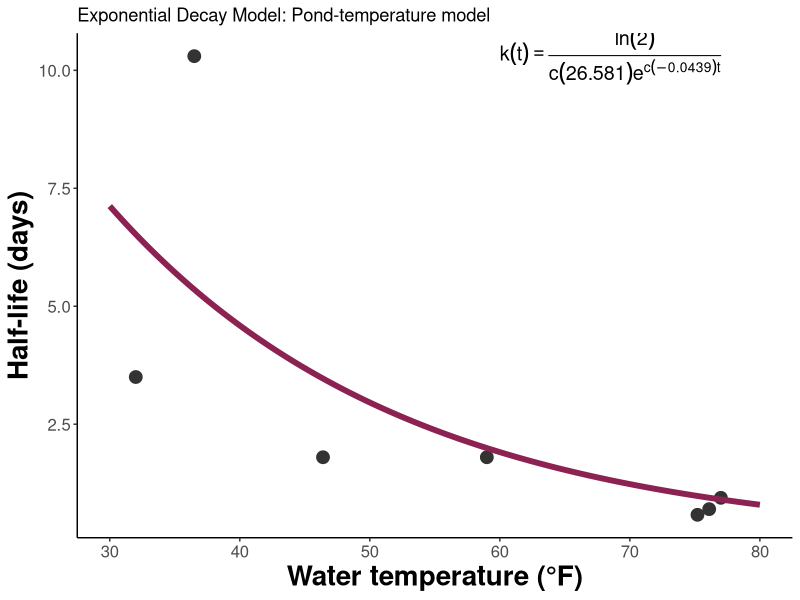
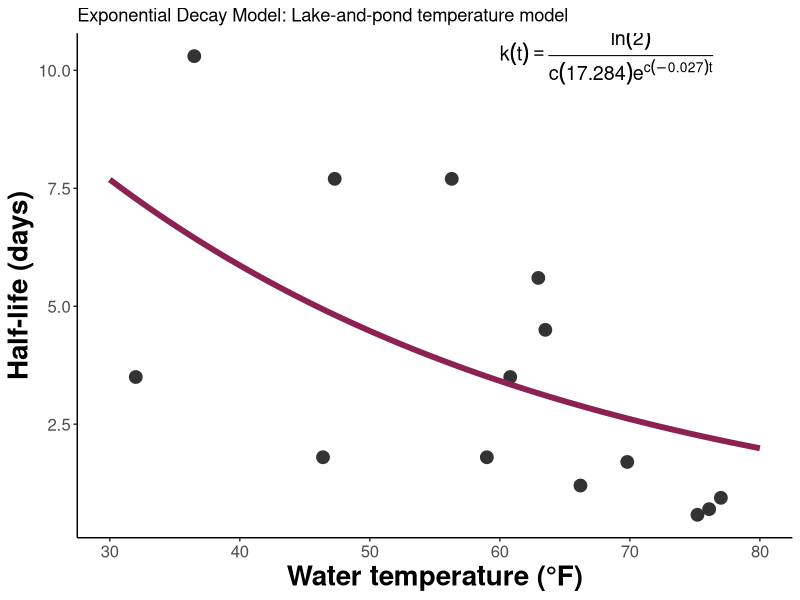

The R script that drew these images, in order:
###############################################################################
# Decay-Curve Development: Exponential-Decay Models
# Author: Steven M. Gurney
# Last updated: 10 DEC 2025
#
# Purpose:
#   • Fit temperature–half-life exponential decay models for two datasets:
#       (1) Pond-temperature model
#       (2) Lake-and-pond temperature model
#   • Generate plots and decay predictions for scenario modeling
###############################################################################

# 📦 Load Required Packages ----------------------------------------------------
library(ggplot2)
library(dplyr)

# =============================================================================
# 📁 1. Load & Prepare Cross-Study Data
# =============================================================================

df <- read.csv("Cross_Study_Data.csv")

# Inspect dataset (optional)
print(df)

# =============================================================================
# 🧮 2. Function to Fit Exponential Decay Model
# =============================================================================
# Model: half_life = a * exp(b * temp)

fit_decay_model <- function(data_subset, label_suffix) {
  
  message("\n--- Running model: ", label_suffix, " ---")
  
  # Fit nonlinear exponential model
  nls_model <- nls(
    half_life_days ~ a * exp(b * temp_f),
    data  = data_subset,
    start = list(a = 10, b = -0.05)
  )
  
  # Extract parameters
  coef_vals <- coef(nls_model)
  a <- round(coef_vals["a"], 3)
  b <- round(coef_vals["b"], 4)
  
  # Print equations
  cat("Half-life equation:\n")
  cat(paste0("half_life(T) = ", a, " * exp(", b, " * T)\n\n"))
  
  cat("Decay-rate (k) equation:\n")
  cat(paste0("k(T) = log(2) / (", a, " * exp(", b, " * T))\n"))
  
  # Generate prediction curve
  temp_range <- data.frame(temp_f = seq(30, 80, length.out = 300))
  temp_range$predicted_half_life <- predict(nls_model, newdata = temp_range)
  
  # Equation label for plot
  eq_label <- bquote(k(t) == frac(ln(2), .(a) * e^{.(b) * t}))
  
  # Plot
  plot_out <- ggplot() +
    geom_point(data = data_subset,
               aes(x = temp_f, y = half_life_days),
               size = 4, color = "grey20") +
    geom_line(data = temp_range,
              aes(x = temp_f, y = predicted_half_life),
              color = "violetred4", size = 2) +
    annotate("text",
             x = 60, y = max(data_subset$half_life_days, na.rm = TRUE),
             label = as.character(as.expression(eq_label)),
             parse = TRUE, hjust = 0, size = 5) +
    labs(
      x = "Water temperature (°F)",
      y = "Half-life (days)",
      title = paste0("Exponential Decay Model: ", label_suffix)
    ) +
    theme_classic() +
    theme(
      axis.title.x = element_text(face = "bold", size = 20),
      axis.title.y = element_text(face = "bold", size = 20),
      axis.text.x  = element_text(size = 12),
      axis.text.y  = element_text(size = 12)
    )
  
  # Save plot, leading with "HalfLife_" in the filename.
  ggsave(
    paste0("HalfLife_", label_suffix, ".jpeg"),
    plot   = plot_out,
    width  = 6.5,
    height = 6.5,
    dpi    = 300
  )
  
  # Prediction helper function
  predict_half_life <- function(temp_f) {
    predict(nls_model, newdata = data.frame(temp_f = temp_f))
  }
  
  return(list(
    model = nls_model,
    a = a,
    b = b,
    plot = plot_out,
    predict_half_life = predict_half_life
  ))
}

# =============================================================================
# 🔁 3. Run the Two Candidate Models
# =============================================================================

# Pond-only model
pond_data <- df %>%
  filter(waterbody == "Pond") %>%
  select(temp_f, half_life_days)

pond_model <- fit_decay_model(
  data_subset = pond_data,
  label_suffix = "Pond-temperature model"
)

# Lake + Pond model
lake_pond_data <- df %>%
  filter(waterbody %in% c("Pond", "Lake")) %>%
  select(temp_f, half_life_days)

lake_pond_model <- fit_decay_model(
  data_subset = lake_pond_data,
  label_suffix = "Lake-and-pond temperature model"
)

# =============================================================================
# 🔮 4. Example Predictions
# =============================================================================

pond_model$predict_half_life(75.2)
lake_pond_model$predict_half_life(75.41)

